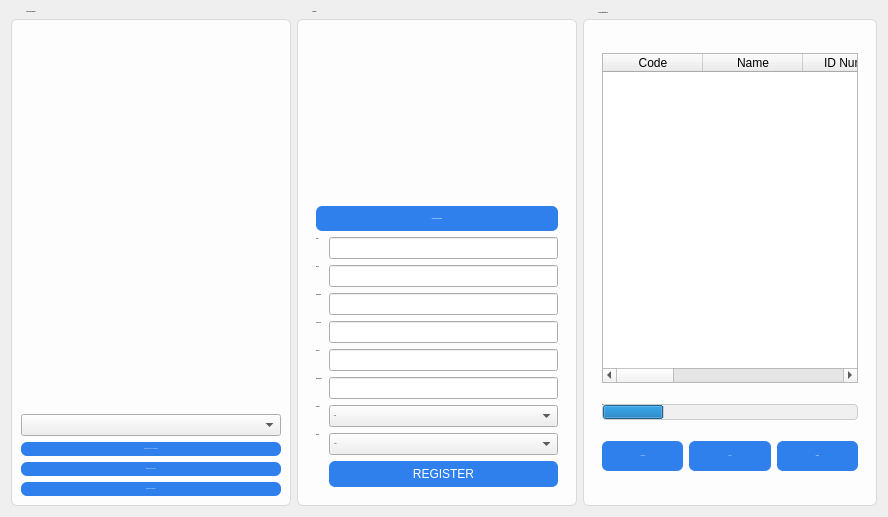
      <widget class="QWidget" name="databasePage">
       <property name="styleSheet">
        <string notr="true">QGroupBox {
    border: 1px solid rgba(200,200,200,153);
    border-radius: 6px;
    margin-top: 8px;
    background-color: rgba(255,255,255,230);
    font-weight: bold;
}

QGroupBox::title {
    subcontrol-origin: margin;
    left: 10px;
    padding: 0 5px;
    background-color: transparent;
}

QPushButton {
    background-color: #2F80ED;
    color: white;
    border-radius: 6px;
    padding: 6px 10px;
}

QPushButton:hover {
    background-color: #2568c0;
}

QProgressBar {
    border: 1px solid #ccc;
    border-radius: 4px;
    background: #f0f0f0;
    height: 12px;
}
</string>
       </property>
       <layout class="QHBoxLayout" name="horizontalLayout_databasePage">
        <item>
         <widget class="QGroupBox" name="groupBox">
          <property name="minimumSize">
           <size>
            <width>280</width>
            <height>0</height>
           </size>
          </property>
          <property name="font">
           <font>
            <family>Segoe UI</family>
            <pointsize>-1</pointsize>
            <bold>true</bold>
           </font>
          </property>
          <property name="title">
           <string>Start New Semester</string>
          </property>
          <layout class="QVBoxLayout" name="verticalLayout_5">
           <item>
            <widget class="QLabel" name="label_7">
             <property name="font">
              <font>
               <family>Segoe UI</family>
               <pointsize>-1</pointsize>
               <bold>true</bold>
              </font>
             </property>
             <property name="text">
              <string/>
             </property>
            </widget>
           </item>
           <item>
            <widget class="QComboBox" name="departmentComboBox">
             <property name="font">
              <font>
               <family>Segoe UI</family>
               <pointsize>-1</pointsize>
               <bold>true</bold>
              </font>
             </property>
            </widget>
           </item>
           <item>
            <layout class="QGridLayout" name="gridLayout_2">
             <item row="4" column="0">
              <widget class="QPushButton" name="deleteRecordsBtn">
               <property name="font">
                <font>
                 <family>Segoe UI</family>
                 <pointsize>-1</pointsize>
                 <bold>false</bold>
                </font>
               </property>
               <property name="text">
                <string>DELETE STUDENTS</string>
               </property>
              </widget>
             </item>
             <item row="3" column="0">
              <widget class="QPushButton" name="resetCountBtn">
               <property name="font">
                <font>
                 <family>Segoe UI</family>
                 <pointsize>-1</pointsize>
                 <bold>false</bold>
                </font>
               </property>
               <property name="text">
                <string>RESET VISIT COUNT</string>
               </property>
              </widget>
             </item>
             <item row="2" column="0">
              <widget class="QPushButton" name="deactivateBtn">
               <property name="font">
                <font>
                 <family>Segoe UI</family>
                 <pointsize>-1</pointsize>
                 <bold>false</bold>
                </font>
               </property>
               <property name="text">
                <string>DEACTIVATE ALL STUDENTS</string>
               </property>
              </widget>
             </item>
            </layout>
           </item>
          </layout>
         </widget>
        </item>
        <item>
         <widget class="QGroupBox" name="individualRegistrationBox">
          <property name="minimumSize">
           <size>
            <width>280</width>
            <height>0</height>
           </size>
          </property>
          <property name="font">
           <font>
            <family>Segoe UI</family>
            <pointsize>-1</pointsize>
            <bold>true</bold>
            <underline>false</underline>
           </font>
          </property>
          <property name="title">
           <string>Register</string>
          </property>
          <layout class="QHBoxLayout" name="horizontalLayout_7">
           <item>
            <widget class="QWidget" name="widget_4" native="true">
             <layout class="QVBoxLayout" name="verticalLayout_3">
              <item>
               <widget class="QLabel" name="photoPreviewLabel">
                <property name="minimumSize">
                 <size>
                  <width>162</width>
                  <height>162</height>
                 </size>
                </property>
                <property name="maximumSize">
                 <size>
                  <width>150</width>
                  <height>180</height>
                 </size>
                </property>
                <property name="text">
                 <string/>
                </property>
               </widget>
              </item>
              <item>
               <widget class="QPushButton" name="browsePhotoBtn">
                <property name="minimumSize">
                 <size>
                  <width>233</width>
                  <height>25</height>
                 </size>
                </property>
                <property name="font">
                 <font>
                  <family>Segoe UI</family>
                  <pointsize>-1</pointsize>
                  <bold>true</bold>
                  <underline>false</underline>
                 </font>
                </property>
                <property name="text">
                 <string>Upload Student Photo</string>
                </property>
               </widget>
              </item>
              <item>
               <layout class="QFormLayout" name="formLayout">
                <item row="2" column="0">
                 <widget class="QLabel" name="label_8">
                  <property name="font">
                   <font>
                    <family>Segoe UI</family>
                    <pointsize>-1</pointsize>
                    <bold>true</bold>
                    <underline>false</underline>
                   </font>
                  </property>
                  <property name="text">
                   <string>Code:</string>
                  </property>
                 </widget>
                </item>
                <item row="2" column="1">
                 <widget class="QLineEdit" name="codeLineEdit"/>
                </item>
                <item row="3" column="0">
                 <widget class="QLabel" name="label_11">
                  <property name="font">
                   <font>
                    <family>Segoe UI</family>
                    <pointsize>-1</pointsize>
                    <bold>true</bold>
                    <underline>false</underline>
                   </font>
                  </property>
                  <property name="text">
                   <string>Name:</string>
                  </property>
                 </widget>
                </item>
                <item row="3" column="1">
                 <widget class="QLineEdit" name="nameLineEdit"/>
                </item>
                <item row="4" column="0">
                 <widget class="QLabel" name="label_12">
                  <property name="font">
                   <font>
                    <family>Segoe UI</family>
                    <pointsize>-1</pointsize>
                    <bold>true</bold>
                    <underline>false</underline>
                   </font>
                  </property>
                  <property name="text">
                   <string>ID Number:</string>
                  </property>
                 </widget>
                </item>
                <item row="4" column="1">
                 <widget class="QLineEdit" name="idLineEdit"/>
                </item>
                <item row="5" column="0">
                 <widget class="QLabel" name="label_14">
                  <property name="font">
                   <font>
                    <family>Segoe UI</family>
                    <pointsize>-1</pointsize>
                    <bold>true</bold>
                    <underline>false</underline>
                   </font>
                  </property>
                  <property name="text">
                   <string>Year Level:</string>
                  </property>
                 </widget>
                </item>
                <item row="5" column="1">
                 <widget class="QLineEdit" name="yrlvlLineEdit"/>
                </item>
                <item row="6" column="0">
                 <widget class="QLabel" name="label_13">
                  <property name="font">
                   <font>
                    <family>Segoe UI</family>
                    <pointsize>-1</pointsize>
                    <bold>true</bold>
                    <underline>false</underline>
                   </font>
                  </property>
                  <property name="text">
                   <string>Course:</string>
                  </property>
                 </widget>
                </item>
                <item row="6" column="1">
                 <widget class="QLineEdit" name="courseLineEdit"/>
                </item>
                <item row="7" column="0">
                 <widget class="QLabel" name="label_15">
                  <property name="font">
                   <font>
                    <family>Segoe UI</family>
                    <pointsize>-1</pointsize>
                    <bold>true</bold>
                    <underline>false</underline>
                   </font>
                  </property>
                  <property name="text">
                   <string>Department:</string>
                  </property>
                 </widget>
                </item>
                <item row="7" column="1">
                 <widget class="QLineEdit" name="departmentLineEdit"/>
                </item>
                <item row="8" column="0">
                 <widget class="QLabel" name="label_17">
                  <property name="font">
                   <font>
                    <family>Segoe UI</family>
                    <pointsize>-1</pointsize>
                    <bold>true</bold>
                    <underline>false</underline>
                   </font>
                  </property>
                  <property name="text">
                   <string>Gender:</string>
                  </property>
                 </widget>
                </item>
                <item row="8" column="1">
                 <widget class="QComboBox" name="genderComboBox">
                  <property name="font">
                   <font>
                    <family>Segoe UI</family>
                    <pointsize>-1</pointsize>
                    <bold>false</bold>
                    <underline>false</underline>
                   </font>
                  </property>
                  <item>
                   <property name="text">
                    <string>Male</string>
                   </property>
                  </item>
                  <item>
                   <property name="text">
                    <string>Female</string>
                   </property>
                  </item>
                  <item>
                   <property name="text">
                    <string/>
                   </property>
                  </item>
                 </widget>
                </item>
                <item row="9" column="0">
                 <widget class="QLabel" name="label_16">
                  <property name="font">
                   <font>
                    <family>Segoe UI</family>
                    <pointsize>-1</pointsize>
                    <bold>true</bold>
                    <underline>false</underline>
                   </font>
                  </property>
                  <property name="text">
                   <string>Status:</string>
                  </property>
                 </widget>
                </item>
                <item row="9" column="1">
                 <widget class="QComboBox" name="statusComboBox">
                  <property name="font">
                   <font>
                    <family>Segoe UI</family>
                    <pointsize>-1</pointsize>
                    <bold>false</bold>
                    <underline>false</underline>
                   </font>
                  </property>
                  <item>
                   <property name="text">
                    <string>Active</string>
                   </property>
                  </item>
                  <item>
                   <property name="text">
                    <string>Inactive</string>
                   </property>
                  </item>
                 </widget>
                </item>
                <item row="10" column="1">
                 <widget class="QPushButton" name="registerBtn">
                  <property name="text">
                   <string>REGISTER</string>
                  </property>
                 </widget>
                </item>
               </layout>
              </item>
             </layout>
            </widget>
           </item>
          </layout>
         </widget>
        </item>
        <item>
         <widget class="QGroupBox" name="bulkRegistrationBox">
          <property name="sizePolicy">
           <sizepolicy hsizetype="Expanding" vsizetype="Preferred">
            <horstretch>1</horstretch>
            <verstretch>0</verstretch>
           </sizepolicy>
          </property>
          <property name="minimumSize">
           <size>
            <width>280</width>
            <height>0</height>
           </size>
          </property>
          <property name="maximumSize">
           <size>
            <width>16777215</width>
            <height>16777215</height>
           </size>
          </property>
          <property name="font">
           <font>
            <family>Segoe UI</family>
            <pointsize>-1</pointsize>
            <bold>true</bold>
           </font>
          </property>
          <property name="title">
           <string>📦 Bulk Registration</string>
          </property>
          <layout class="QVBoxLayout" name="verticalLayout_4">
           <item>
            <widget class="QWidget" name="widget" native="true">
             <layout class="QVBoxLayout" name="verticalLayout_2">
              <item>
               <widget class="QTableWidget" name="bulkTable">
                <property name="minimumSize">
                 <size>
                  <width>0</width>
                  <height>314</height>
                 </size>
                </property>
                <property name="maximumSize">
                 <size>
                  <width>16777215</width>
                  <height>330</height>
                 </size>
                </property>
                <property name="font">
                 <font>
                  <family>Segoe UI</family>
                  <pointsize>-1</pointsize>
                  <bold>true</bold>
                 </font>
                </property>
                <property name="columnCount">
                 <number>8</number>
                </property>
                <column>
                 <property name="text">
                  <string>Code</string>
                 </property>
                </column>
                <column>
                 <property name="text">
                  <string>Name</string>
                 </property>
                </column>
                <column>
                 <property name="text">
                  <string>ID Number</string>
                 </property>
                </column>
                <column>
                 <property name="text">
                  <string>Year Level</string>
                 </property>
                </column>
                <column>
                 <property name="text">
                  <string>Course</string>
                 </property>
                </column>
                <column>
                 <property name="text">
                  <string>Department</string>
                 </property>
                </column>
                <column>
                 <property name="text">
                  <string>Gender</string>
                 </property>
                </column>
                <column>
                 <property name="text">
                  <string>Status</string>
                 </property>
                </column>
               </widget>
              </item>
              <item>
               <widget class="QProgressBar" name="bulkProgressBar">
                <property name="minimumSize">
                 <size>
                  <width>0</width>
                  <height>16</height>
                 </size>
                </property>
                <property name="maximumSize">
                 <size>
                  <width>16777215</width>
                  <height>16</height>
                 </size>
                </property>
                <property name="font">
                 <font>
                  <family>Segoe UI</family>
                  <pointsize>-1</pointsize>
                  <bold>true</bold>
                 </font>
                </property>
                <property name="value">
                 <number>24</number>
                </property>
               </widget>
              </item>
              <item>
               <layout class="QHBoxLayout" name="horizontalLayout_6">
                <item>
                 <widget class="QPushButton" name="attachFileBtn">
                  <property name="minimumSize">
                   <size>
                    <width>0</width>
                    <height>30</height>
                   </size>
                  </property>
                  <property name="maximumSize">
                   <size>
                    <width>16777215</width>
                    <height>30</height>
                   </size>
                  </property>
                  <property name="font">
                   <font>
                    <family>Segoe UI</family>
                    <pointsize>-1</pointsize>
                    <fontweight>DemiBold</fontweight>
                   </font>
                  </property>
                  <property name="text">
                   <string>📂 Drop Files</string>
                  </property>
                 </widget>
                </item>
                <item>
                 <widget class="QPushButton" name="updateDatabaseBtn">
                  <property name="minimumSize">
                   <size>
                    <width>0</width>
                    <height>30</height>
                   </size>
                  </property>
                  <property name="maximumSize">
                   <size>
                    <width>16777215</width>
                    <height>30</height>
                   </size>
                  </property>
                  <property name="font">
                   <font>
                    <family>Segoe UI</family>
                    <pointsize>-1</pointsize>
                    <fontweight>DemiBold</fontweight>
                   </font>
                  </property>
                  <property name="text">
                   <string>Update</string>
                  </property>
                 </widget>
                </item>
                <item>
                 <widget class="QPushButton" name="cancelUploadBtn">
                  <property name="minimumSize">
                   <size>
                    <width>0</width>
                    <height>30</height>
                   </size>
                  </property>
                  <property name="maximumSize">
                   <size>
                    <width>16777215</width>
                    <height>30</height>
                   </size>
                  </property>
                  <property name="font">
                   <font>
                    <family>Segoe UI</family>
                    <pointsize>-1</pointsize>
                    <bold>true</bold>
                   </font>
                  </property>
                  <property name="text">
                   <string>Cancel</string>
                  </property>
                 </widget>
                </item>
               </layout>
              </item>
             </layout>
            </widget>
           </item>
          </layout>
         </widget>
        </item>
       </layout>
      </widget>
